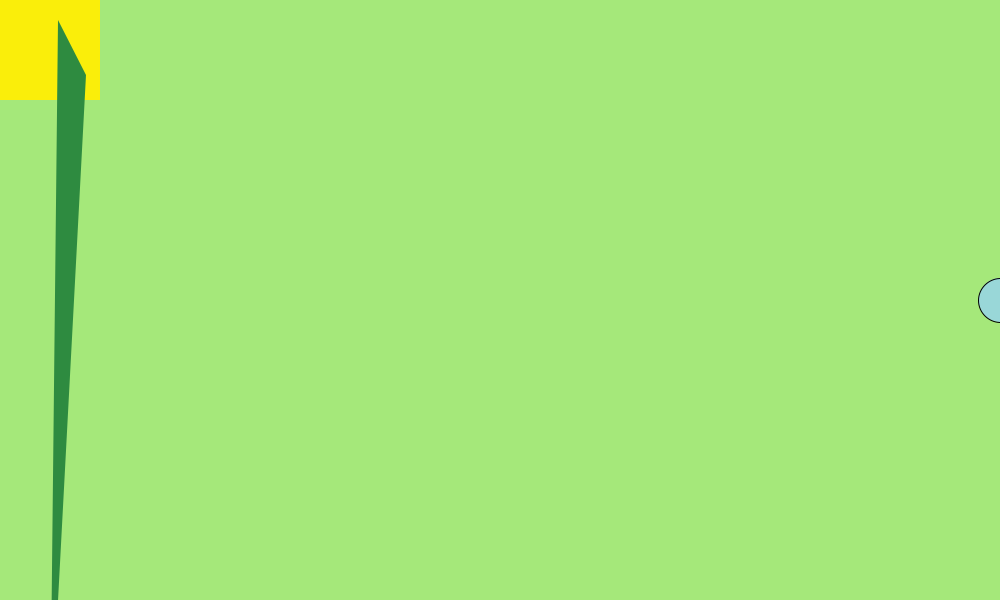
Frame 1 (no input)
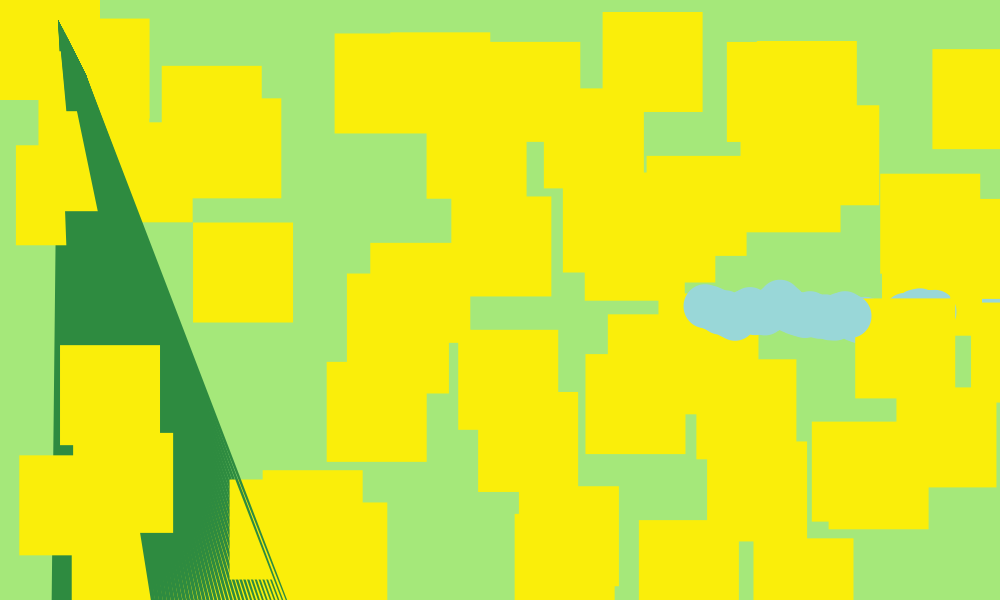
Frame 60 (the mouse pressed at the canvas centre just before this capture)
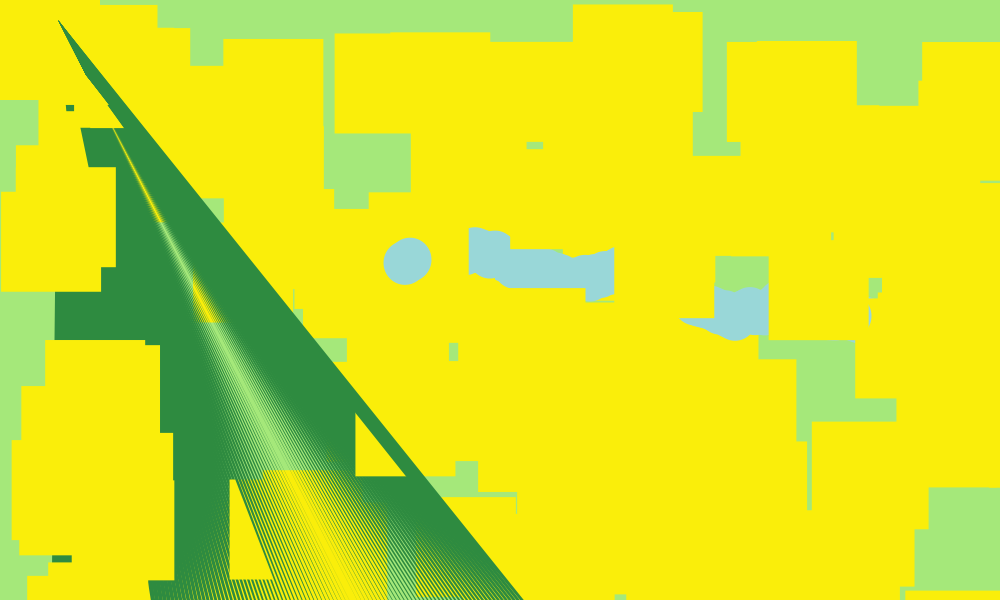
Frame 120 (the mouse held since frame 60 and released just before this capture)

The Processing sketch that drew these frames (run headless with seeded random() and noise(); from frame 60 on, the mouse is pressed at the canvas centre):

// Processing sketch: Two
// ── Two.pde
//Here I learnt how to use println, Random, Global variables and movement

//GLOBAL VARIABLES
float rectangle1;
float rectangle2;
float circle1;
float circle2;
float triangle1;

void setup(){
  size(1000,600);
  
  
  circle1 = (height/2);
  circle2 = (width/1);
  triangle1 = 50;
  background(#A5E87A);

}

void draw(){
  
  //Drawing stuff
  
  //Circle
  fill(#99D7D8);
  ellipse(circle2,circle1,43,44);
  
  //rectangle/square
  fill(#FAEE0A);
  noStroke();
  rect(rectangle1,rectangle2,100,100);
  
  //triangle
  fill(#2E8B40);
  triangle(triangle1, 751, 58, 20, 86, 75);

  //Logic
  rectangle1 = random(width);
  rectangle2 = random(height);
  println(rectangle1);
  
  circle1 = circle1 - random(-5,5);
  circle2 = circle2 - 5;
  
  triangle1 = triangle1 + 5;
  
  println("Traingle1:" + triangle1);

}
